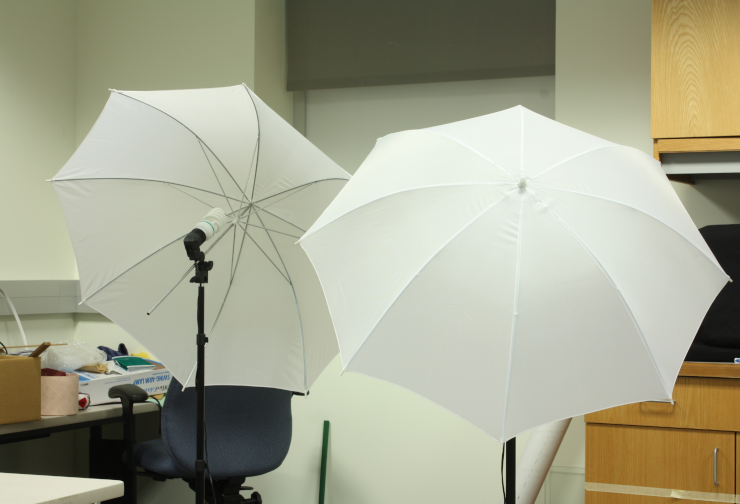
#> input picture CW-3/umbrellaL.png, 740 x 504 px
$ python disparity_map.py
#> lines starting #> are read from the running program, lines starting #| are printed output that depends on the picture
### CW-3/disparity.py
import numpy as np
import cv2
import sys
from mpl_toolkits import mplot3d
from matplotlib import pyplot as plt


# ================================================
#
def getDisparityMap(imL, imR, numDisparities, blockSize):
    stereo = cv2.StereoBM_create(numDisparities=numDisparities, blockSize=blockSize)

    disparity = stereo.compute(imL, imR)
    disparity = disparity - disparity.min() + 1 # Add 1 so we don't get a zero depth, later
    disparity = disparity.astype(np.float32) / 16.0 # Map is fixed point int with 4 fractional bits

    return disparity # floating point image
# ================================================


# ================================================
#
def plot(disparity):
    # This just plots some sample points.  Change this function to
    # plot the 3D reconstruction from the disparity map and other values
    x = []
    y = []
    z = []
    for r in range(4):
        for c in range(4):
                x += [c]
                y += [r]
                z += [r*c]

    # Plt depths
    ax = plt.axes(projection ='3d')
    ax.scatter(x, y, z, 'green')

    # Labels
    ax.set_xlabel('x')
    ax.set_ylabel('y')
    ax.set_zlabel('z')

    plt.savefig('myplot.pdf', bbox_inches='tight') # Can also specify an image, e.g. myplot.png
    plt.show()


# ================================================
#
# [43 lines that do not run on import are left out]

### CW-3/disparity_map.py
import numpy as np
import cv2
import sys
import disparity
import matplotlib.pyplot as plt

cam0 = [(5806.559, 0, 1429.219),
        (0, 5806.559, 993.403),
        (0, 0, 1)]
cam1 = [(5806.559, 0, 1543.51),
        (0, 5806.559, 993.403),
        (0, 0, 1)]
sensor = [22.2, 14.8]
resolution = [3088, 2056]
doffs = 114.291
baseline = 174.019
# width = 2960
# height = 2016
width = 740
height = 505

# Function to get the disparity map based on Canny edge images
def getDisparityMapFromCanny(imL, imR, canny_vals, numDisparities, blockSize):
    canny_images = [cv2.Canny(im, canny_vals[0], canny_vals[1]) for im in [imL, imR]]
    disparity_img = disparity.getDisparityMap(canny_images[0], canny_images[1], numDisparities, blockSize)
    disparity_img = (disparity_img - disparity_img.min()) / (disparity_img.max() - disparity_img.min()) * 255
    disparity_img = disparity_img.astype(np.uint8)
    cv2.imwrite(f'output/Disparity.png', disparity_img)
    return disparity_img

# Function to update disparity map based on Canny edge detection parameters
def updateDisparityMapFromCanny(canny_vals, numDisparities, blockSize):
    global imgL, imgR
    disparity_img = getDisparityMapFromCanny(imgL, imgR, canny_vals, numDisparities, blockSize)
    cv2.imshow('Disparity', disparity_img)

# Trackbar callback functions for adjusting Canny edge detection parameters
def changeCanny1(x):
    canny_vals[0] = x
    updateDisparityMapFromCanny(canny_vals, numDisparities, blockSize)

def changeCanny2(x):
    canny_vals[1] = x
    updateDisparityMapFromCanny(canny_vals, numDisparities, blockSize)

def changeNumDisparities(x):
    global numDisparities
    numDisparities = x
    updateDisparityMapFromCanny(canny_vals, numDisparities, blockSize)

def changeBlockSize(x):
    global blockSize
    blockSize = x
    updateDisparityMapFromCanny(canny_vals, numDisparities, blockSize)

# Main function
if __name__ == '__main__':


    # FOCAL LENGTH CALCULATION
    # focal length(mm) = focal length (px) / (sensor width (mm) x image width (px))
    focal_length = cam0[0][0] * (sensor[0] / resolution[0])
    print(f"focal length "
        f"= focal length ({cam0[0][0]}px) * (sensor width ({sensor[0]}mm) / image width ({resolution[0]}mm))"
        f"\nf={focal_length}mm")


    # Load left and right images
    imgL = cv2.imread('umbrellaL.png', cv2.IMREAD_GRAYSCALE)
#> imgL: shape (504, 740); min 5, max 252, mean 161.7
    imgR = cv2.imread('umbrellaR.png', cv2.IMREAD_GRAYSCALE)
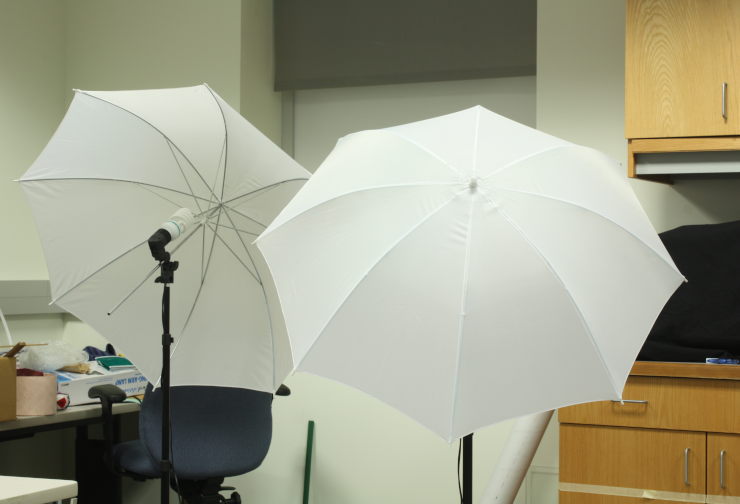
#> input picture CW-3/umbrellaR.png, 740 x 504 px
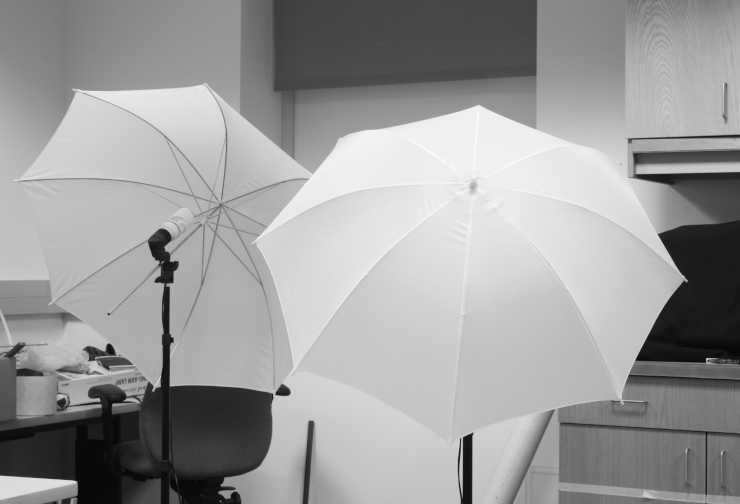
#> imgR: shape (504, 740); min 7, max 250, mean 155.8
    if imgL is None or imgR is None:
        print('\nError: failed to open one or both images.\n')
        sys.exit()

    # Create a window to display the disparity map
    cv2.namedWindow('Disparity', cv2.WINDOW_NORMAL)

    # Initialize Canny edge detection parameters
    canny_vals = [90, 158]

    # Initialize StereoBM parameters
    numDisparities = 64
    blockSize = 5

    # Create trackbars for Canny edge detection parameters
    cv2.createTrackbar('Canny1', 'Disparity', canny_vals[0], 255, changeCanny1)
    cv2.createTrackbar('Canny2', 'Disparity', canny_vals[1], 255, changeCanny2)
    cv2.createTrackbar('Number of disparities', 'Disparity', numDisparities, 255, changeNumDisparities)
    cv2.createTrackbar('Block Size', 'Disparity', blockSize, 255, changeBlockSize)

    # Display initial disparity map
    updateDisparityMapFromCanny(canny_vals, numDisparities, blockSize)
#> in getDisparityMapFromCanny, `canny_images = [cv2.Canny(im, canny_vals[0], canny_vals[1]) for im in ..`: canny_images = 2 items
#> in getDisparityMap, `disparity = stereo.compute(imL, imR)`:
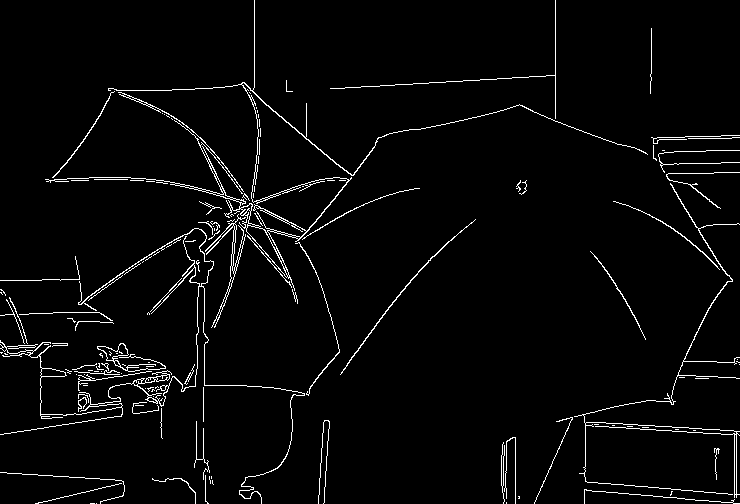
#> imL: shape (504, 740); 3.1% white in thin lines or dots


    #Task1.3:
    # Camera parameters
    baseline = 174.019  # in mm
    doffs = 114.291  # x-difference of principal points
    cam0 = [(5806.559, 0, 1429.219), (0, 5806.559, 993.403), (0, 0, 1)]
    width, height = 740, 505  # Width and height of the resized images
    imgL = cv2.resize(imgL, (width, height))
#> imgL: shape (505, 740)
    imgR = cv2.resize(imgR, (width, height))
#> imgR: shape (505, 740)

    # Compute the disparity map
    disparity_img = getDisparityMapFromCanny(imgL, imgR, canny_vals, numDisparities, blockSize)
#> in getDisparityMap (call 2), `disparity = stereo.compute(imL, imR)`: imL: shape (505, 740); 3% white in thin lines or dots

    # Calculate the depth (Z) for each pixel
    disparity_img_float = disparity_img.astype(np.float32)
    Z = baseline * cam0[0][0] / (disparity_img_float + doffs)
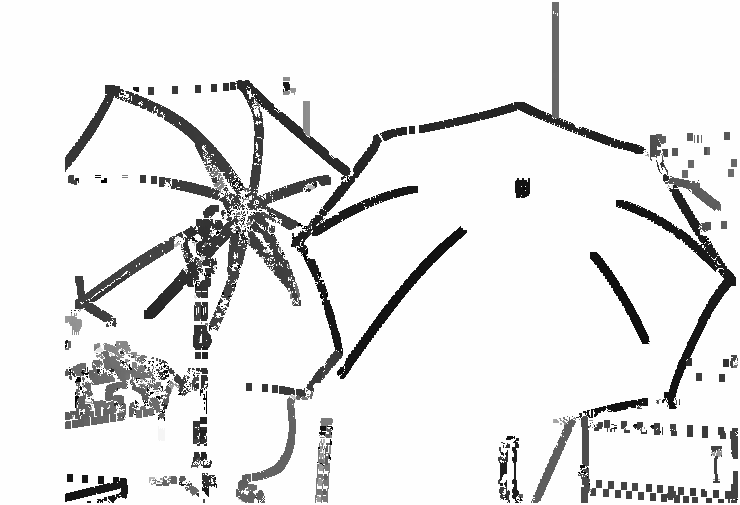
#> Z: shape (505, 740) float32; min 2736.2, max 8841, mean 8276.6; drawn with min black and max white

    # Generate meshgrid for pixel coordinates
    X = np.tile(np.arange(width), (height, 1))
    Y = np.tile(np.arange(height), (width, 1)).T

    # Convert pixel coordinates to world coordinates
    X_world = (X - cam0[0][2]) * Z / cam0[0][0]
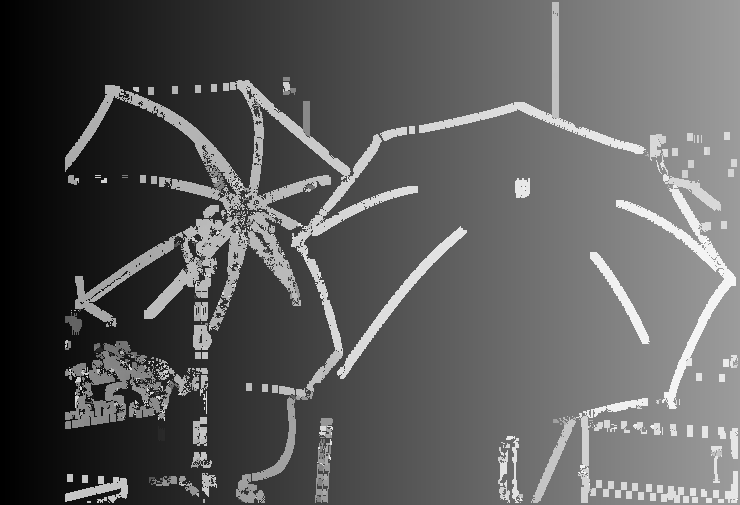
#> X_world: shape (505, 740) float64; min -2176.1, max -339.9, mean -1509.2; drawn with min black and max white
    Y_world = (Y - cam0[1][2]) * Z / cam0[0][0]
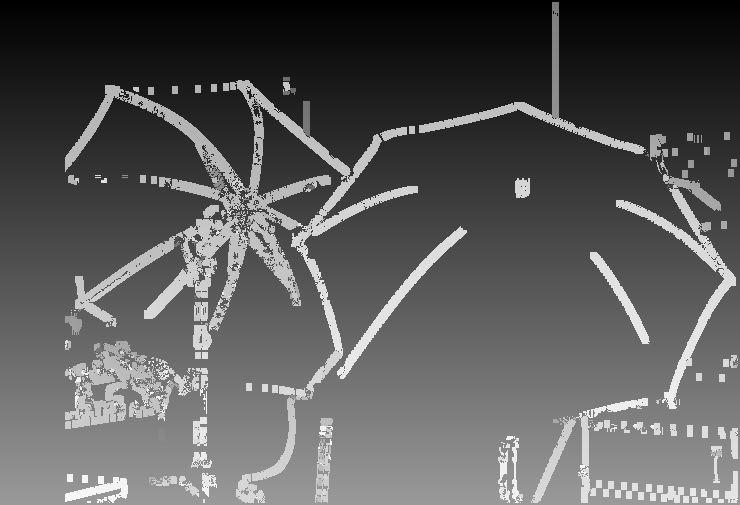
#> Y_world: shape (505, 740) float64; min -1512.6, max -240, mean -1059.8; drawn with min black and max white

    # Mask to remove infinite and NaN values for visualization
    mask = np.isfinite(Z) & (Z > 0)
#> mask: shape (505, 740) bool; every value is 1

    disparity.plot(X_world)

    # Create figures for visualization
    plt.figure()
    plt.scatter(X_world[mask], Y_world[mask], c=Z[mask], cmap='viridis')
    plt.title('Top View of the Scene')
    plt.xlabel('X (mm)')
    plt.ylabel('Y (mm)')
    plt.colorbar(label='Depth (mm)')
    plt.savefig('output/top_view.png')
    plt.show()

    plt.figure()
    plt.scatter(X_world[mask], Z[mask], c=Z[mask], cmap='viridis')
    plt.title('Side View of the Scene')
    plt.xlabel('X (mm)')
    plt.ylabel('Depth (mm)')
    plt.colorbar(label='Depth (mm)')
    plt.savefig('output/side_view.png')
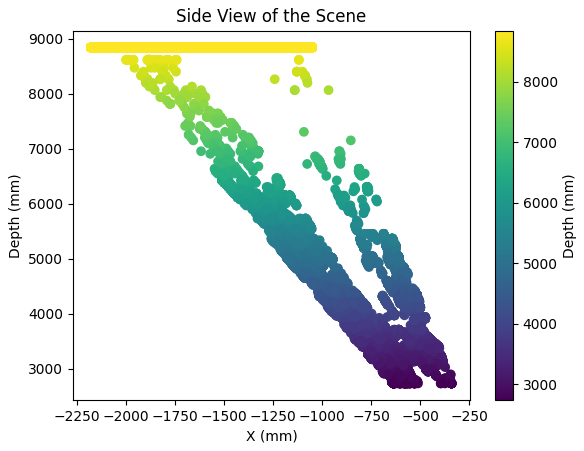
#> figure drawn by matplotlib, 2 panels
    plt.show()

    fig = plt.figure()
    ax = fig.add_subplot(111, projection='3d')
    ax.scatter(X_world[mask], Y_world[mask], Z[mask], c=Z[mask], cmap='viridis', marker='.')
    ax.set_title('3D View of the Scene')
    ax.set_xlabel('X (mm)')
    ax.set_ylabel('Y (mm)')
    ax.set_zlabel('Depth (mm)')
#> (the run stopped early here; a loop or call above may not have finished)
